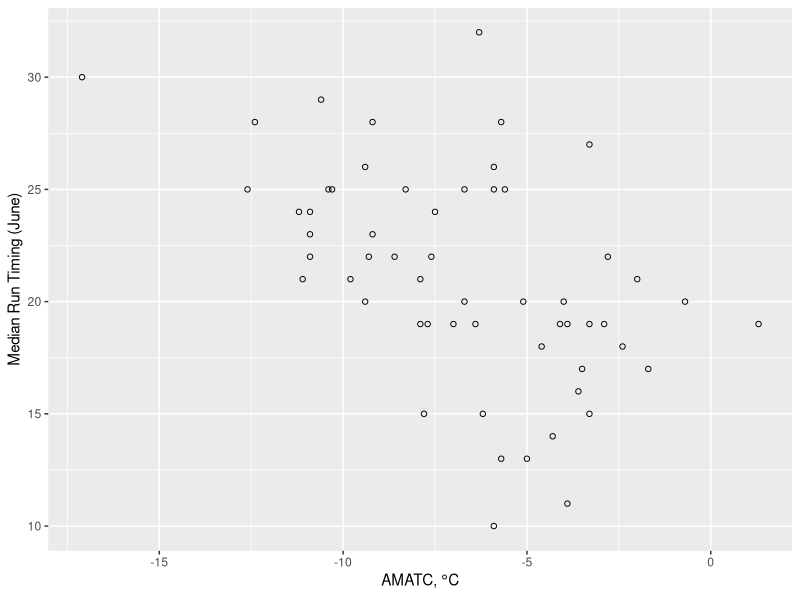
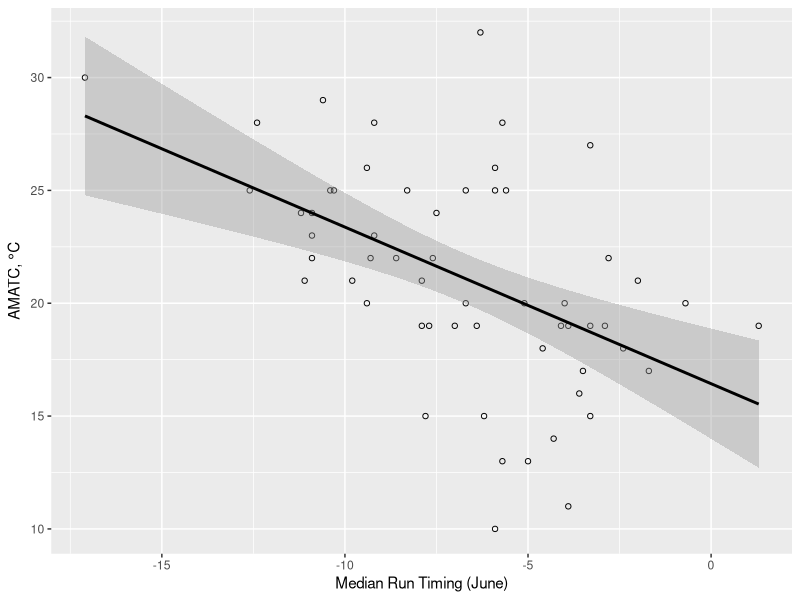
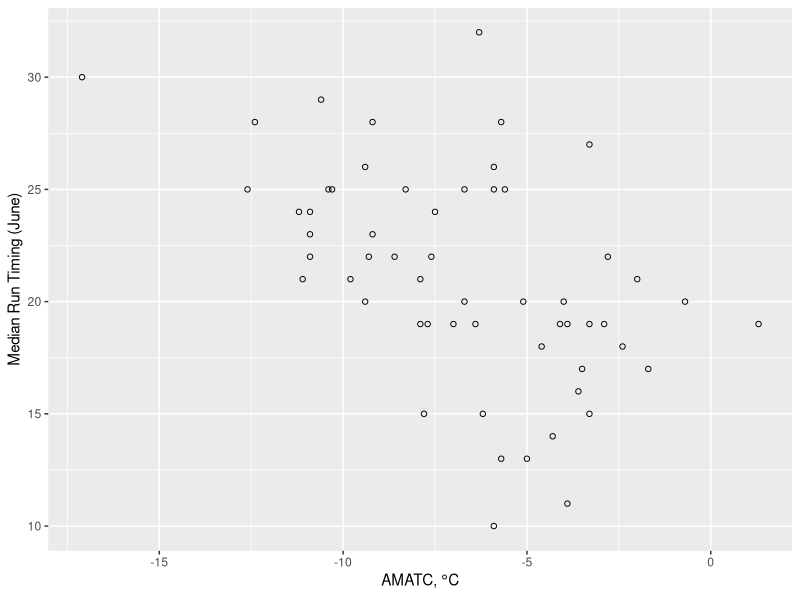

These figures' R source, in order:
#' april_forecast.R
#'
#' 15/25/50 %tiles of timing using just 2019 AMATC

library(dplyr)
library(ggplot2)
library(readr)

# Data loading/cleanup
######################

yuk <- read_csv("data/yukon.csv")


# Plotting
##########

ggplot(yuk, aes(amatc, mdj)) +
  geom_point(shape = 1) +
  geom_vline(xintercept = as.numeric(yuk[which(yuk$year == 2019),"amatc"])) +
  labs(x = expression("AMATC,"*~degree*"C"), y = "Median Run Timing (June)")

ggsave("april_forecast/mdj_against_amatc.png", width = 4, height = 4)

# Modeling
##########

model <- lm(mdj ~ amatc, data = subset(yuk, year < 2019))
summary(model)

predict(model, newdata =  yuk[yuk$year == 2019,])

result <- data.frame()

for (y in (max(yuk$year) - 15):(max(yuk$year) - 1)) {
  model <- lm(mdj ~ amatc, data = subset(yuk, year < y))
  model_pred <- as.numeric(floor(predict(model, newdata =  yuk[yuk$year == y,"amatc"])))
  
  result <- rbind(result,
                  data.frame(year = y,
                             obs = as.numeric(yuk[yuk$year == y,"mdj"]),
                             pred = model_pred))
}


mean(abs(result$obs - result$pred))
sd(abs(result$obs - result$pred))
max(abs(result$obs - result$pred))
mean(result$obs - result$pred)

ggplot(yuk, aes(amatc, mdj)) + 
  geom_point(shape = 1) +
  stat_smooth(method = "lm", color = "black") + 
  labs(x = "Median Run Timing (June)", y = expression("AMATC,"*~degree*"C"))
